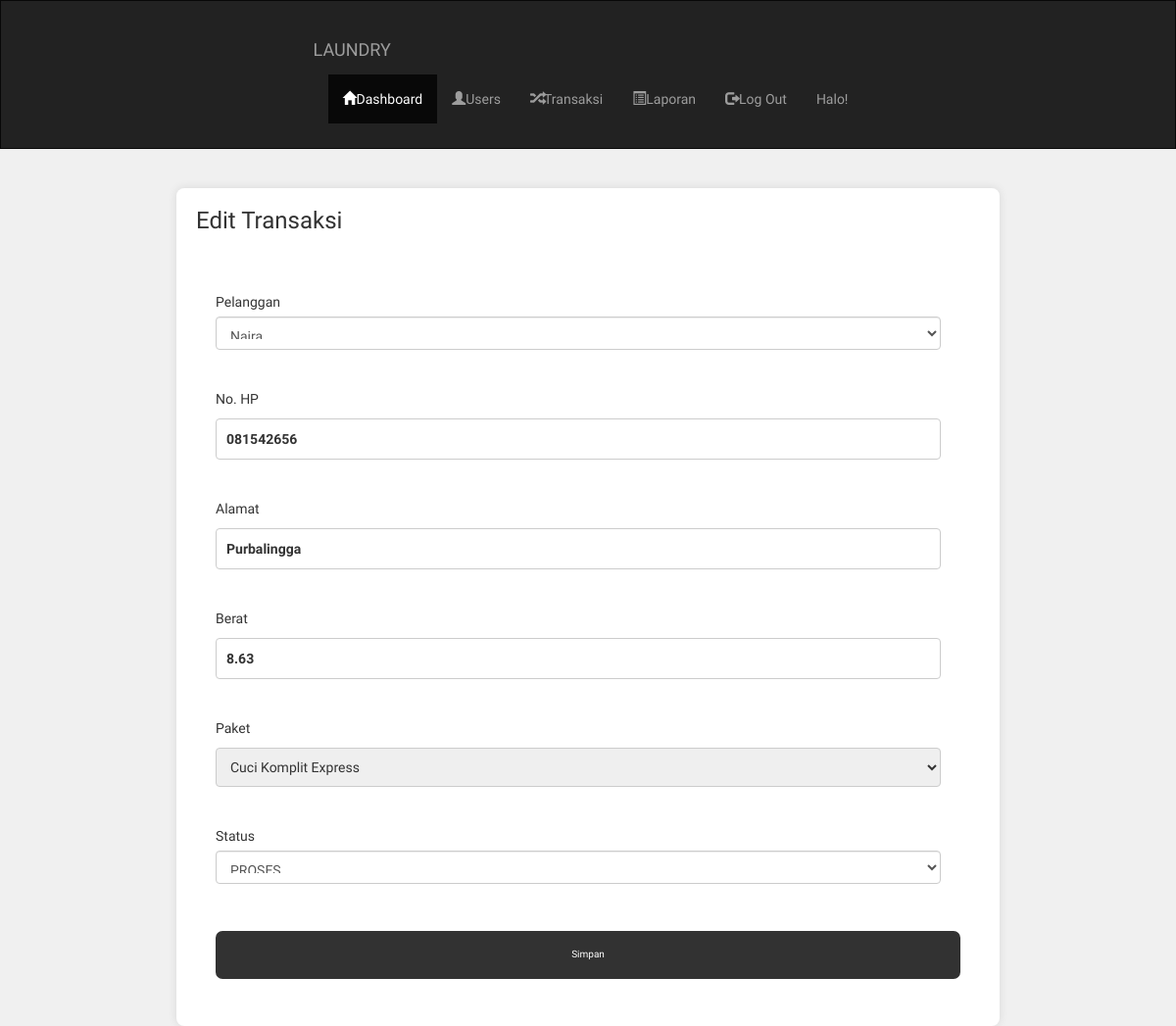
Screenshot of /admin/tr_ck_edit.php?id=1 with the database file from the repository.
### tables this page shows
CREATE TABLE `tr_cuci_komplit` (
  `id` int(11) NOT NULL,
  `user_id` int(11) NOT NULL,
  `nama` varchar(100) NOT NULL,
  `no_hp` varchar(15) NOT NULL,
  `alamat` text NOT NULL,
  `paket_id` int(11) NOT NULL,
  `waktu` int(11) NOT NULL,
  `berat` decimal(10,2) NOT NULL,
  `tarif` decimal(10,2) NOT NULL,
  `tgl_masuk` datetime NOT NULL,
  `tgl_keluar` datetime NOT NULL,
  `total_bayar` decimal(10,2) NOT NULL,
  `status` int(11) NOT NULL
);

### admin/tr_ck_edit.php (the view, shortened to what this page needs)
<?php
include 'header.php';
?>
<!DOCTYPE html>
<html lang="en">
<head>
    <link rel="stylesheet" href="style.css">
</head>
<body>
    <div class="box">
        <div class="title">
            <h1>Edit Transaksi</h1>
        </div>
        <?php
        $id = $_GET['id'];
        $query = mysqli_query($koneksi, "SELECT * FROM tr_cuci_komplit WHERE id = $id");
        while($data=mysqli_fetch_array($query)){
        ?>
        <form class="cont" action="tr_ck_update.php" method="post">
            <div class="input">
                <div class="inputan">
                    <label>Pelanggan</label>
                    <select class="form-control" name="username" required="required">
                        <?php
                        $user_query = mysqli_query($koneksi, "SELECT * FROM users_");
                        while($user = mysqli_fetch_array($user_query)){
                            $selected = $user['username'] == $data['nama'] ? 'selected' : '';
                            echo "<option value='".$user['username']."' $selected>".$user['username']."</option>";
                        }
                        ?>
                    </select>
                </div>
                <div class="inputan">
                    <label>No. HP</label>
                    <input type="text" name="no_hp" placeholder="No. HP" value="<?php echo $data['no_hp']; ?>" required>
                </div>
                <div class="inputan">
                    <label>Alamat</label>
                    <input type="text" name="alamat" placeholder="Alamat" value="<?php echo $data['alamat']; ?>" required>
                </div>
                <div class="inputan">
                    <label>Berat</label>
                    <input type="decimal" placeholder="Berat (Kg)" name="berat" value="<?php echo $data['berat']; ?>" required>
                </div>
                <div class="inputan">
                    <label>Paket</label>
                    <select name="paket_id" required>
                        <option value="3" <?php if($data['paket_id'] == 3) echo 'selected'; ?>>Cuci Komplit Express</option>
                    </select>
                </div>
                <div class="inputan">
                <label>Status</label>
                                <select class="form-control" name="status" required="required">
                                    <option <?php if($data['status']=="0"){echo "selected='selected'";} ?> value="0">PROSES</option>
                                </select>
                </div>
                <input type="submit" value="Simpan">
            </div>
        </form>
        <?php } ?>
    </div>
</body>
</html>

### pesan/bahan/cuci_kering/style.css (style rules this page uses)
* { margin: 0; padding: 0; box-sizing: border-box; font-family: "Inter Tight", sans-serif; }
.box { margin: 4rem auto; display: flex; flex-direction: column; gap: 40px; max-width: 750px; border-radius: 6px; padding: 3rem 3rem; overflow: hidden; box-shadow: 0px 0px 9px 1px rgba(0,0,0,0.47); }
label { font-weight: 500; }
.input { display: flex; flex-direction: column; justify-content: center; margin: 0 auto; gap: 20px; width: 95%; }
input { font-weight: 600; }
.inputan input { width: 100%; border-radius: 5px; margin: 5px 0; border: 1px solid #8c8c8c; overflow: hidden; padding: 15px 11px; }
.inputan select { width: 100%; padding: 15px 11px; margin: 5px 0; }
input[type=submit] { background-color: #323232; border: 2px solid #323232; width: 100%; border-radius: 7px; color: #fff; font-weight: 500; font-size: 1rem; padding: 15px; margin: 8px auto; cursor: pointer; }

### admin/tr_ck_edit.php (style rules this page uses)
body { font-family: Arial, sans-serif; background-color: #f4f4f4; margin: 0; padding: 0; justify-content: center; align-items: center; height: 100vh; }
.box { background-color: #ffffff; padding: 20px; border-radius: 8px; box-shadow: 0 0 10px rgba(0, 0, 0, 0.1); width: 70%; max-width: 100%; margin-left: 180px; }
.title { display: flex; justify-content: space-between; align-items: center; margin-bottom: 20px; }
.title h1 { margin: 0; font-size: 24px; color: #333; }
.input { margin-bottom: 20px; }
.inputan { margin-bottom: 15px; }
.inputan label { display: block; margin-bottom: 5px; color: #333; }
.inputan input[type="text"], .inputan input[type="decimal"], .inputan select { width: calc(100% - 20px); padding: 10px; border: 1px solid #ccc; border-radius: 4px; font-size: 14px; }

### rows the page displays
tr_cuci_komplit: no_hp "081542656", alamat "Purbalingga", berat "8.63", paket_id "Cuci Komplit Express", status "PROSES"

### other values shown
form field username "Naira"
